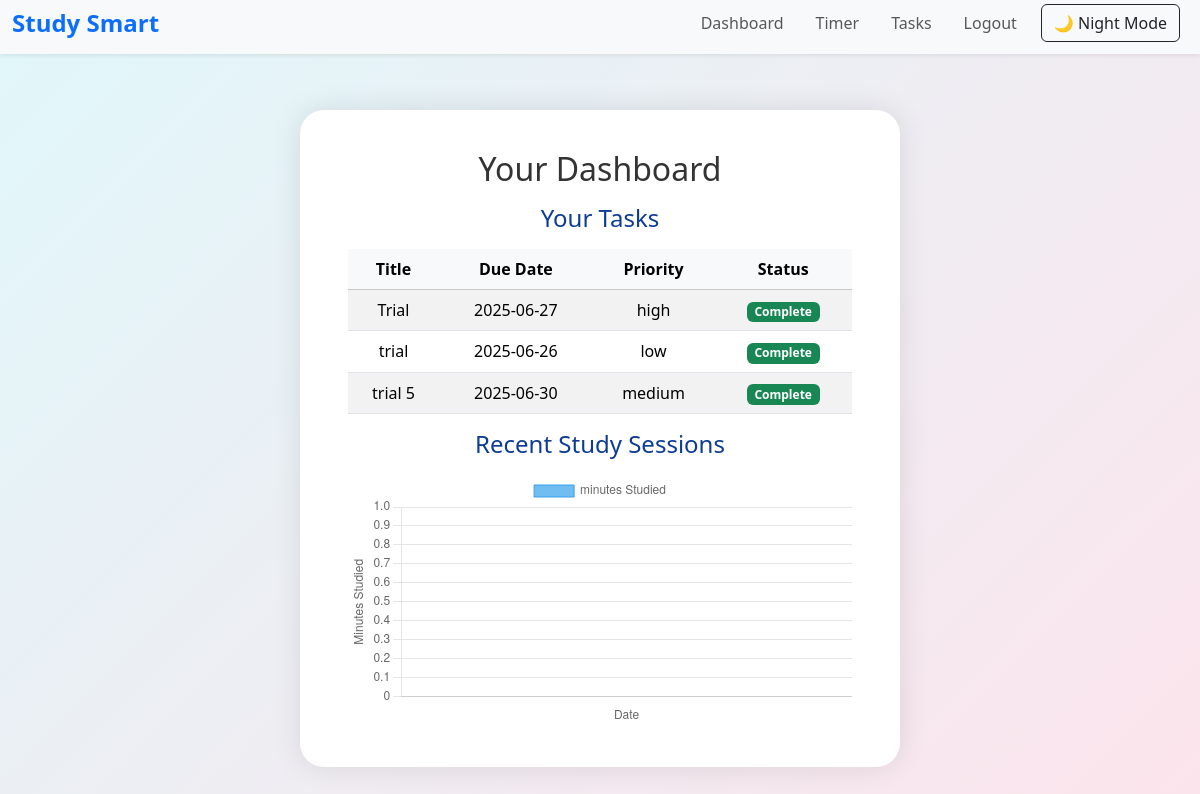
The page /dashboard (signed in) on the database as committed earlier.
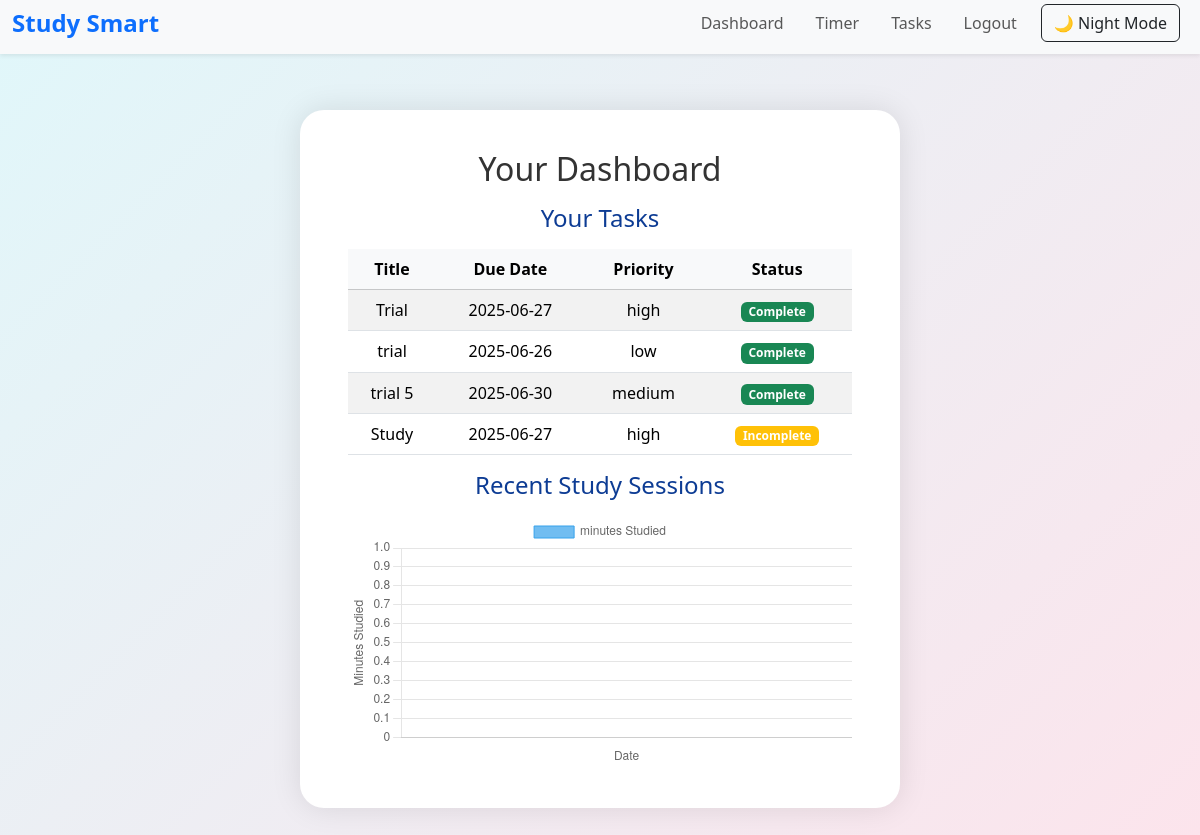
The same page on the database as committed later.
### tables this page shows
CREATE TABLE tasks(
id INTEGER PRIMARY KEY AUTOINCREMENT,
user_id INTEGER,
title TEXT,
description TEXT,
due_date TEXT,
priority TEXT,
complete INTEGER DEFAULT 0,
FOREIGN KEY(user_id) REFERENCES users(id)
);

### app.py (the view)
@app.route('/dashboard')
@login_required
def dashboard():
    db = get_db()
    user_id = session["user_id"]
    tasks = db.execute("SELECT * FROM tasks WHERE user_id = ?", (user_id,)).fetchall()
    sessions = db.execute("SELECT date, SUM(duration) as total_minutes FROM study_sessions WHERE user_id = ? GROUP BY date ORDER BY date DESC", (user_id,)).fetchall()
    labels = [row["date"] for row in sessions]
    values = [row["total_minutes"] for row in sessions]
    return render_template("dashboard.html", tasks=tasks, labels=labels, values=values)

### app.py (called while the page is built)
def get_db():
    conn = sqlite3.connect("study-smart.db")
    conn.row_factory = sqlite3.Row
    return conn

### helpers.py (called while the page is built)
def login_required(f):
    @wraps(f)
    def decorated_function(*args, **kwargs):
        if 'user_id' not in session:
            return redirect(url_for('login'))
        return f(*args, **kwargs)
    return decorated_function

### templates/dashboard.html (shortened to what this page needs)
{% extends "layout.html" %}
{% block main %}
    <div class="container">
        <h2>Your Dashboard</h2>
        <h4 class="mb-3">Your Tasks</h4>
        <table class="table table-striped">
            <thead class="table-light">
                <tr>
                    <th>Title</th>
                    <th>Due Date</th>
                    <th>Priority</th>
                    <th>Status</th>
                </tr>
            </thead>
            <tbody>
                {% for task in tasks %}
                    <tr>
                        <td>{{ task.title }}</td>
                        <td>{{ task.due_date }}</td>
                        <td>{{ task.priority }}</td>
                        <td>
                            {% if task.complete %}
                                <span class="badge bg-success">Complete</span>
                            {% else %}
                                <span class="badge bg-warning">Incomplete</span>
                            {% endif %}
                        </td>
                    </tr>
                {% else %}
                    <tr>
                        <td colspan="4" class="text-center">No tasks found.</td>
                    </tr>
                {% endfor %}
            </tbody>
        </table>
        <h4 class="mb-3">Recent Study Sessions</h4>
        <canvas id="studyChart" width="400" height="200"></canvas>
        <script>
            const ctx = document.getElementById('studyChart').getContext('2d');
            const studyChart = new Chart(ctx, {
                type: 'bar',
                data: {
                    labels: {{ labels | tojson }},
                    datasets: [{
                        label: 'minutes Studied',
                        data: {{ values | tojson }},
                        backgroundColor: 'rgba(54, 162, 235, 0.7)',
                        borderColor: 'rgba(54, 162, 235, 1)',
                        borderWidth: 1
                    }]
                },
                options: {
                    scales: {
                        y: {
                            beginAtZero: true,
                            title: { display: true, text: 'Minutes Studied' }
                        },
                        x: {
                            title: { display: true, text: 'Date' }
                        }
                    }
                }
            });
        </script>
    </div>
{% endblock %}

### templates/layout.html (shortened to what this page needs)
<!DOCTYPE html>
<html lang="en">
<head>
    <link href="https://cdn.jsdelivr.net/npm/bootstrap@5.3.7/dist/css/bootstrap.min.css" rel="stylesheet">
    <link rel="stylesheet" href="{{ url_for('static', filename='css/style.css') }}">
</head>
<body>
    <nav class="navbar navbar-expand-lg navbar-light bg-light fixed-top shadow-sm">
        <div class="container-fluid">
            <a class="navbar-brand fw-bold text-primary" href="/">Study Smart</a>
            <div class="collapse navbar-collapse" id="navbarNav">
                <ul class="navbar-nav ms-auto">
                    {% if session["user_id"] %}
                        <li class="nav-item"><a class="nav-link" href="/dashboard">Dashboard</a></li>
                        <li class="nav-item"><a class="nav-link" href="/timer">Timer</a></li>
                        <li class="nav-item"><a class="nav-link" href="/tasks">Tasks</a></li>
                        <li class="nav-item"><a class="nav-link" href="/logout">Logout</a></li>
                    {% else %}
                        <li class="nav-item"><a class="nav-link" href="/login">Login</a></li>
                        <li class="nav-item"><a class="nav-link" href="/register">Register</a></li>
                    {% endif %}
                </ul>
                <button id="night-toggle" class="btn btn-outline-dark ms-3">🌙 Night Mode</button>
            </div>
        </div>
    </nav>
    <main class="container-fluid">
        {% block main %}{% endblock %}
    </main>
</body>
</html>

### static/css/style.css (style rules this page uses)
body { margin: 0; padding-top: 80px; background: linear-gradient(135deg, #e0f7fa, #fce4ec); min-height: 100vh; font-family: 'Segoe UI', Tahoma, Geneva, Verdana, sans-serif; }
nav.navbar { margin-top: 0 !important; padding-top: 0 !important; top: 0; left: 0; right: 0; z-index: 1030; position: fixed; }
.container { background-color: white; border-radius: 1.5rem; box-shadow: 0 0 30px rgba(0, 0, 0, 0.1); padding: 2.5rem 3rem; max-width: 600px; margin: 30px auto; text-align: center; color: #0d3c94; }
h2 { font-size: 2rem; color: #333; margin-bottom: 1rem; }
button { margin: 0 0.5rem; font-size: 1.1rem; padding: 0.6rem 1.2rem; border-radius: 2rem; transition: transform 0.2s ease, box-shadow 0.2s ease; }
.navbar-brand { font-size: 1.5rem; }
.navbar-nav .nav-link { font-size: 1rem; margin-left: 1rem; }

Rows that differ between the two databases and show on the page:
added tasks: title "Study", due_date "2025-06-27", priority "high", complete "Incomplete"
